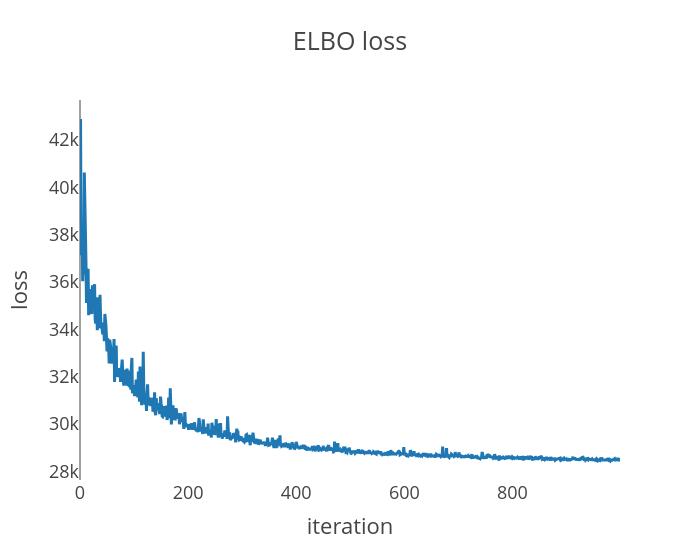
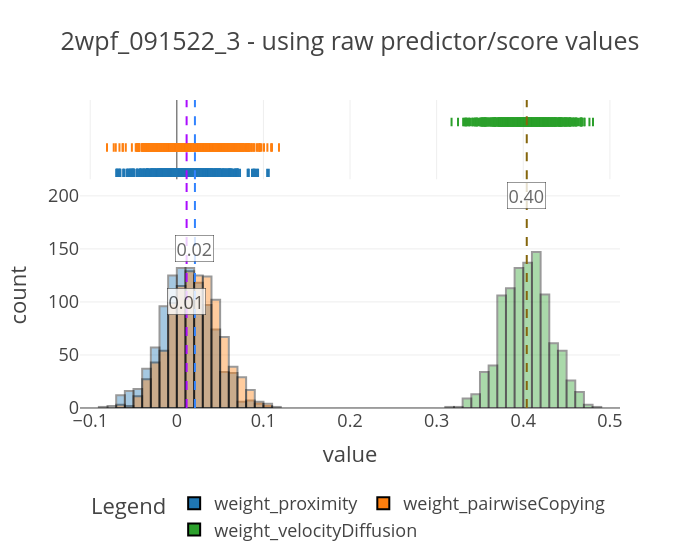
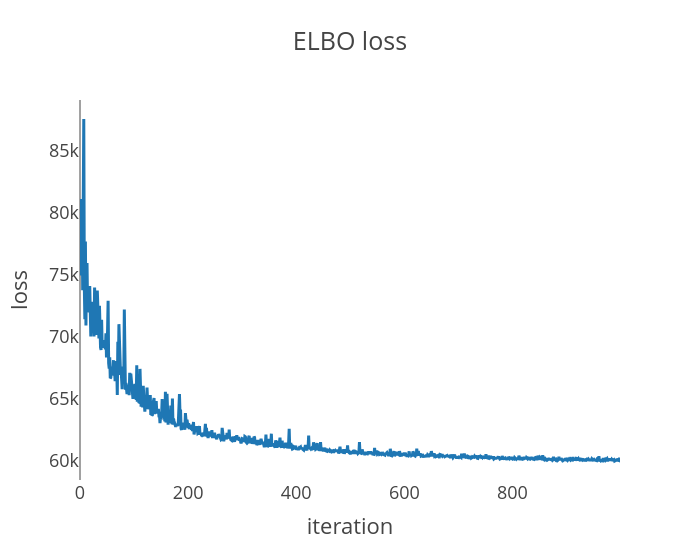
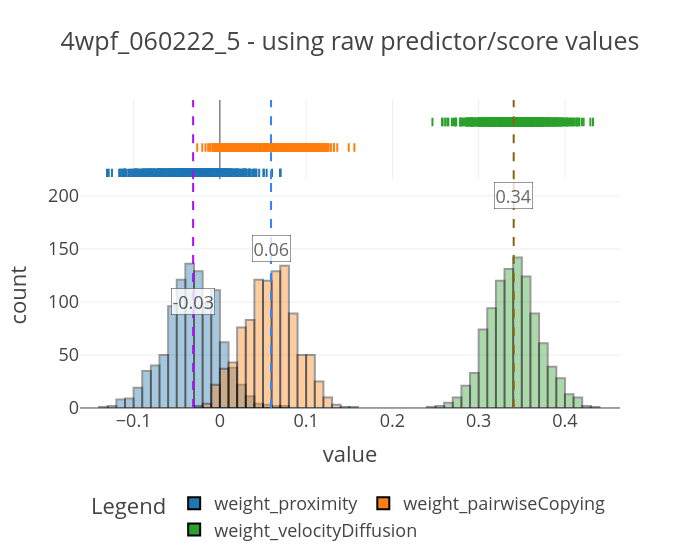

The code cell stored with these charts, in order, in its notebook:
### Code cell
for exp in exp_names:
    print("-"*50)
    print(f"Starting inference : {exp}")
    print("-"*50)
    predictors, score = get_tensors_for_inference(
        exp_wise_derivedDF[exp], predictor_names=predictor_names, score_names=score_names
    )
    plot_density(predictors, score, exp)
    
    model = FishModel(predictors, score)
    guide, samples = run_svi_and_get_samples(
        model, predictors, score, verbose=True, num_samples=1000, num_svi_iters=1000
    )
    ft.plot_coefs(samples, f"{exp} - using raw predictor/score values", nbins=100)

    evaluate_performance(
        model, guide, predictors, score, num_samples=100, sampling_fraction=0.5
    )

    #save samples to dict
    coefficients_raw[exp] = samples

### Figure 1 — Plotly figure (JSON) as saved in the notebook; plotly's stock layout.template omitted (floating-point values rounded to 4 significant figures; data arrays with more than 128 entries replaced by an {"elided": "..."} marker saying what was removed)
{"data": [{"hovertemplate": "x=%{x}<br>y=%{y}<extra></extra>", "legendgroup": "", "line": {"color": "#1F77B4", "dash": "solid"}, "marker": {"symbol": "circle"}, "mode": "lines", "name": "", "orientation": "v", "showlegend": false, "type": "scatter", "x": {"elided": "1000 int values"}, "xaxis": "x", "y": {"elided": "1000 float values"}, "yaxis": "y"}], "layout": {"legend": {"tracegroupgap": 0}, "title": {"text": "ELBO loss"}, "width": 700, "xaxis": {"anchor": "y", "domain": [0, 1], "showgrid": false, "title": {"text": "iteration"}}, "yaxis": {"anchor": "x", "domain": [0, 1], "showgrid": false, "title": {"text": "loss"}}}}

### Figure 2 — Plotly figure (JSON) as saved in the notebook; plotly's stock layout.template omitted (floating-point values rounded to 4 significant figures; data arrays with more than 128 entries replaced by an {"elided": "..."} marker saying what was removed)
{"data": [{"alignmentgroup": "True", "bingroup": "x", "hovertemplate": "coefficient=weight_proximity<br>value=%{x}<br>count=%{y}<extra></extra>", "legendgroup": "weight_proximity", "marker": {"color": "#1F77B4", "line": {"color": "Black", "width": 2}, "opacity": 0.4, "pattern": {"shape": ""}}, "name": "weight_proximity", "nbinsx": 100, "offsetgroup": "weight_proximity", "orientation": "v", "showlegend": true, "type": "histogram", "x": {"elided": "1000 float values"}, "xaxis": "x", "yaxis": "y"}, {"alignmentgroup": "True", "boxpoints": "all", "fillcolor": "rgba(255,255,255,0)", "hoveron": "points", "hovertemplate": "coefficient=weight_proximity<br>value=%{x}<extra></extra>", "jitter": 0, "legendgroup": "weight_proximity", "line": {"color": "rgba(255,255,255,0)"}, "marker": {"color": "#1F77B4", "line": {"color": "Black", "width": 2}, "symbol": "line-ns-open"}, "name": "weight_proximity", "offsetgroup": "weight_proximity", "showlegend": false, "type": "box", "x": {"elided": "1000 float values"}, "xaxis": "x2", "yaxis": "y2"}, {"alignmentgroup": "True", "bingroup": "x", "hovertemplate": "coefficient=weight_pairwiseCopying<br>value=%{x}<br>count=%{y}<extra></extra>", "legendgroup": "weight_pairwiseCopying", "marker": {"color": "#FF7F0E", "line": {"color": "Black", "width": 2}, "opacity": 0.4, "pattern": {"shape": ""}}, "name": "weight_pairwiseCopying", "nbinsx": 100, "offsetgroup": "weight_pairwiseCopying", "orientation": "v", "showlegend": true, "type": "histogram", "x": {"elided": "1000 float values"}, "xaxis": "x", "yaxis": "y"}, {"alignmentgroup": "True", "boxpoints": "all", "fillcolor": "rgba(255,255,255,0)", "hoveron": "points", "hovertemplate": "coefficient=weight_pairwiseCopying<br>value=%{x}<extra></extra>", "jitter": 0, "legendgroup": "weight_pairwiseCopying", "line": {"color": "rgba(255,255,255,0)"}, "marker": {"color": "#FF7F0E", "line": {"color": "Black", "width": 2}, "symbol": "line-ns-open"}, "name": "weight_pairwiseCopying", "offsetgroup": "weight_pairwiseCopying", "showlegend": false, "type": "box", "x": {"elided": "1000 float values"}, "xaxis": "x2", "yaxis": "y2"}, {"alignmentgroup": "True", "bingroup": "x", "hovertemplate": "coefficient=weight_velocityDiffusion<br>value=%{x}<br>count=%{y}<extra></extra>", "legendgroup": "weight_velocityDiffusion", "marker": {"color": "#2CA02C", "line": {"color": "Black", "width": 2}, "opacity": 0.4, "pattern": {"shape": ""}}, "name": "weight_velocityDiffusion", "nbinsx": 100, "offsetgroup": "weight_velocityDiffusion", "orientation": "v", "showlegend": true, "type": "histogram", "x": {"elided": "1000 float values"}, "xaxis": "x", "yaxis": "y"}, {"alignmentgroup": "True", "boxpoints": "all", "fillcolor": "rgba(255,255,255,0)", "hoveron": "points", "hovertemplate": "coefficient=weight_velocityDiffusion<br>value=%{x}<extra></extra>", "jitter": 0, "legendgroup": "weight_velocityDiffusion", "line": {"color": "rgba(255,255,255,0)"}, "marker": {"color": "#2CA02C", "line": {"color": "Black", "width": 2}, "symbol": "line-ns-open"}, "name": "weight_velocityDiffusion", "offsetgroup": "weight_velocityDiffusion", "showlegend": false, "type": "box", "x": {"elided": "1000 float values"}, "xaxis": "x2", "yaxis": "y2"}], "layout": {"annotations": [{"bgcolor": "white", "bordercolor": "black", "borderwidth": 0.5, "opacity": 0.8, "showarrow": false, "text": "0.01", "x": 0.0113, "y": 100}, {"bgcolor": "white", "bordercolor": "black", "borderwidth": 0.5, "opacity": 0.8, "showarrow": false, "text": "0.02", "x": 0.0209, "y": 150}, {"bgcolor": "white", "bordercolor": "black", "borderwidth": 0.5, "opacity": 0.8, "showarrow": false, "text": "0.40", "x": 0.404, "y": 200}], "barmode": "overlay", "legend": {"orientation": "h", "title": {"text": "Legend"}, "tracegroupgap": 0, "x": 0.5, "xanchor": "center", "y": -0.25, "yanchor": "top"}, "shapes": [{"line": {"color": "#AA0DFE", "dash": "dash"}, "name": "Median (0.011298172175884247)", "type": "line", "x0": 0.0113, "x1": 0.0113, "xref": "x", "y0": 0, "y1": 1, "yref": "y domain"}, {"line": {"color": "#AA0DFE", "dash": "dash"}, "name": "Median (0.011298172175884247)", "type": "line", "x0": 0.0113, "x1": 0.0113, "xref": "x2", "y0": 0, "y1": 1, "yref": "y2 domain"}, {"line": {"color": "#3283FE", "dash": "dash"}, "name": "Median (0.02089543268084526)", "type": "line", "x0": 0.0209, "x1": 0.0209, "xref": "x", "y0": 0, "y1": 1, "yref": "y domain"}, {"line": {"color": "#3283FE", "dash": "dash"}, "name": "Median (0.02089543268084526)", "type": "line", "x0": 0.0209, "x1": 0.0209, "xref": "x2", "y0": 0, "y1": 1, "yref": "y2 domain"}, {"line": {"color": "#85660D", "dash": "dash"}, "name": "Median (0.4040083587169647)", "type": "line", "x0": 0.404, "x1": 0.404, "xref": "x", "y0": 0, "y1": 1, "yref": "y domain"}, {"line": {"color": "#85660D", "dash": "dash"}, "name": "Median (0.4040083587169647)", "type": "line", "x0": 0.404, "x1": 0.404, "xref": "x2", "y0": 0, "y1": 1, "yref": "y2 domain"}], "title": {"text": "2wpf_091522_3 - using raw predictor/score values"}, "width": 700, "xaxis": {"anchor": "y", "domain": [0, 1], "title": {"text": "value"}}, "xaxis2": {"anchor": "y2", "domain": [0, 1], "matches": "x", "showgrid": true, "showticklabels": false}, "yaxis": {"anchor": "x", "domain": [0, 0.7326], "title": {"text": "count"}}, "yaxis2": {"anchor": "x2", "domain": [0.7426, 1], "matches": "y2", "showgrid": false, "showline": false, "showticklabels": false, "ticks": ""}}}

### Figure 3 — Plotly figure (JSON) as saved in the notebook; plotly's stock layout.template omitted (floating-point values rounded to 4 significant figures; data arrays with more than 128 entries replaced by an {"elided": "..."} marker saying what was removed)
{"data": [{"hovertemplate": "x=%{x}<br>y=%{y}<extra></extra>", "legendgroup": "", "line": {"color": "#1F77B4", "dash": "solid"}, "marker": {"symbol": "circle"}, "mode": "lines", "name": "", "orientation": "v", "showlegend": false, "type": "scatter", "x": {"elided": "1000 int values"}, "xaxis": "x", "y": {"elided": "1000 float values"}, "yaxis": "y"}], "layout": {"legend": {"tracegroupgap": 0}, "title": {"text": "ELBO loss"}, "width": 700, "xaxis": {"anchor": "y", "domain": [0, 1], "showgrid": false, "title": {"text": "iteration"}}, "yaxis": {"anchor": "x", "domain": [0, 1], "showgrid": false, "title": {"text": "loss"}}}}

### Figure 4 — Plotly figure (JSON) as saved in the notebook; plotly's stock layout.template omitted (floating-point values rounded to 4 significant figures; data arrays with more than 128 entries replaced by an {"elided": "..."} marker saying what was removed)
{"data": [{"alignmentgroup": "True", "bingroup": "x", "hovertemplate": "coefficient=weight_proximity<br>value=%{x}<br>count=%{y}<extra></extra>", "legendgroup": "weight_proximity", "marker": {"color": "#1F77B4", "line": {"color": "Black", "width": 2}, "opacity": 0.4, "pattern": {"shape": ""}}, "name": "weight_proximity", "nbinsx": 100, "offsetgroup": "weight_proximity", "orientation": "v", "showlegend": true, "type": "histogram", "x": {"elided": "1000 float values"}, "xaxis": "x", "yaxis": "y"}, {"alignmentgroup": "True", "boxpoints": "all", "fillcolor": "rgba(255,255,255,0)", "hoveron": "points", "hovertemplate": "coefficient=weight_proximity<br>value=%{x}<extra></extra>", "jitter": 0, "legendgroup": "weight_proximity", "line": {"color": "rgba(255,255,255,0)"}, "marker": {"color": "#1F77B4", "line": {"color": "Black", "width": 2}, "symbol": "line-ns-open"}, "name": "weight_proximity", "offsetgroup": "weight_proximity", "showlegend": false, "type": "box", "x": {"elided": "1000 float values"}, "xaxis": "x2", "yaxis": "y2"}, {"alignmentgroup": "True", "bingroup": "x", "hovertemplate": "coefficient=weight_pairwiseCopying<br>value=%{x}<br>count=%{y}<extra></extra>", "legendgroup": "weight_pairwiseCopying", "marker": {"color": "#FF7F0E", "line": {"color": "Black", "width": 2}, "opacity": 0.4, "pattern": {"shape": ""}}, "name": "weight_pairwiseCopying", "nbinsx": 100, "offsetgroup": "weight_pairwiseCopying", "orientation": "v", "showlegend": true, "type": "histogram", "x": {"elided": "1000 float values"}, "xaxis": "x", "yaxis": "y"}, {"alignmentgroup": "True", "boxpoints": "all", "fillcolor": "rgba(255,255,255,0)", "hoveron": "points", "hovertemplate": "coefficient=weight_pairwiseCopying<br>value=%{x}<extra></extra>", "jitter": 0, "legendgroup": "weight_pairwiseCopying", "line": {"color": "rgba(255,255,255,0)"}, "marker": {"color": "#FF7F0E", "line": {"color": "Black", "width": 2}, "symbol": "line-ns-open"}, "name": "weight_pairwiseCopying", "offsetgroup": "weight_pairwiseCopying", "showlegend": false, "type": "box", "x": {"elided": "1000 float values"}, "xaxis": "x2", "yaxis": "y2"}, {"alignmentgroup": "True", "bingroup": "x", "hovertemplate": "coefficient=weight_velocityDiffusion<br>value=%{x}<br>count=%{y}<extra></extra>", "legendgroup": "weight_velocityDiffusion", "marker": {"color": "#2CA02C", "line": {"color": "Black", "width": 2}, "opacity": 0.4, "pattern": {"shape": ""}}, "name": "weight_velocityDiffusion", "nbinsx": 100, "offsetgroup": "weight_velocityDiffusion", "orientation": "v", "showlegend": true, "type": "histogram", "x": {"elided": "1000 float values"}, "xaxis": "x", "yaxis": "y"}, {"alignmentgroup": "True", "boxpoints": "all", "fillcolor": "rgba(255,255,255,0)", "hoveron": "points", "hovertemplate": "coefficient=weight_velocityDiffusion<br>value=%{x}<extra></extra>", "jitter": 0, "legendgroup": "weight_velocityDiffusion", "line": {"color": "rgba(255,255,255,0)"}, "marker": {"color": "#2CA02C", "line": {"color": "Black", "width": 2}, "symbol": "line-ns-open"}, "name": "weight_velocityDiffusion", "offsetgroup": "weight_velocityDiffusion", "showlegend": false, "type": "box", "x": {"elided": "1000 float values"}, "xaxis": "x2", "yaxis": "y2"}], "layout": {"annotations": [{"bgcolor": "white", "bordercolor": "black", "borderwidth": 0.5, "opacity": 0.8, "showarrow": false, "text": "-0.03", "x": -0.03102, "y": 100}, {"bgcolor": "white", "bordercolor": "black", "borderwidth": 0.5, "opacity": 0.8, "showarrow": false, "text": "0.06", "x": 0.05929, "y": 150}, {"bgcolor": "white", "bordercolor": "black", "borderwidth": 0.5, "opacity": 0.8, "showarrow": false, "text": "0.34", "x": 0.3406, "y": 200}], "barmode": "overlay", "legend": {"orientation": "h", "title": {"text": "Legend"}, "tracegroupgap": 0, "x": 0.5, "xanchor": "center", "y": -0.25, "yanchor": "top"}, "shapes": [{"line": {"color": "#AA0DFE", "dash": "dash"}, "name": "Median (-0.03102203831076622)", "type": "line", "x0": -0.03102, "x1": -0.03102, "xref": "x", "y0": 0, "y1": 1, "yref": "y domain"}, {"line": {"color": "#AA0DFE", "dash": "dash"}, "name": "Median (-0.03102203831076622)", "type": "line", "x0": -0.03102, "x1": -0.03102, "xref": "x2", "y0": 0, "y1": 1, "yref": "y2 domain"}, {"line": {"color": "#3283FE", "dash": "dash"}, "name": "Median (0.05928527191281319)", "type": "line", "x0": 0.05929, "x1": 0.05929, "xref": "x", "y0": 0, "y1": 1, "yref": "y domain"}, {"line": {"color": "#3283FE", "dash": "dash"}, "name": "Median (0.05928527191281319)", "type": "line", "x0": 0.05929, "x1": 0.05929, "xref": "x2", "y0": 0, "y1": 1, "yref": "y2 domain"}, {"line": {"color": "#85660D", "dash": "dash"}, "name": "Median (0.34060564637184143)", "type": "line", "x0": 0.3406, "x1": 0.3406, "xref": "x", "y0": 0, "y1": 1, "yref": "y domain"}, {"line": {"color": "#85660D", "dash": "dash"}, "name": "Median (0.34060564637184143)", "type": "line", "x0": 0.3406, "x1": 0.3406, "xref": "x2", "y0": 0, "y1": 1, "yref": "y2 domain"}], "title": {"text": "4wpf_060222_5 - using raw predictor/score values"}, "width": 700, "xaxis": {"anchor": "y", "domain": [0, 1], "title": {"text": "value"}}, "xaxis2": {"anchor": "y2", "domain": [0, 1], "matches": "x", "showgrid": true, "showticklabels": false}, "yaxis": {"anchor": "x", "domain": [0, 0.7326], "title": {"text": "count"}}, "yaxis2": {"anchor": "x2", "domain": [0.7426, 1], "matches": "y2", "showgrid": false, "showline": false, "showticklabels": false, "ticks": ""}}}
